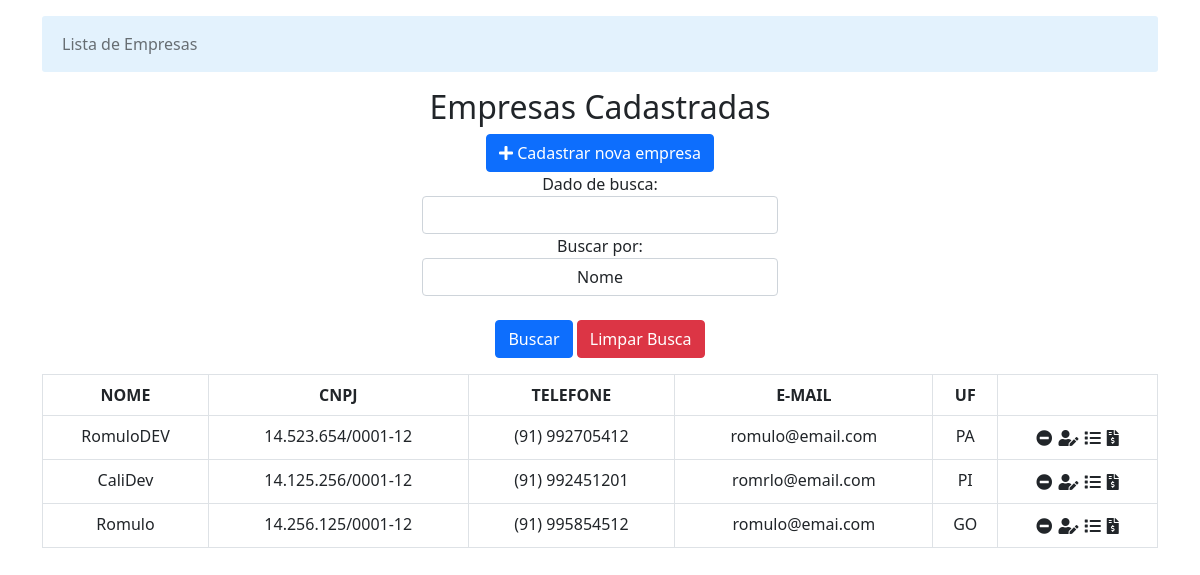
/, run on an earlier commit of the app's database.
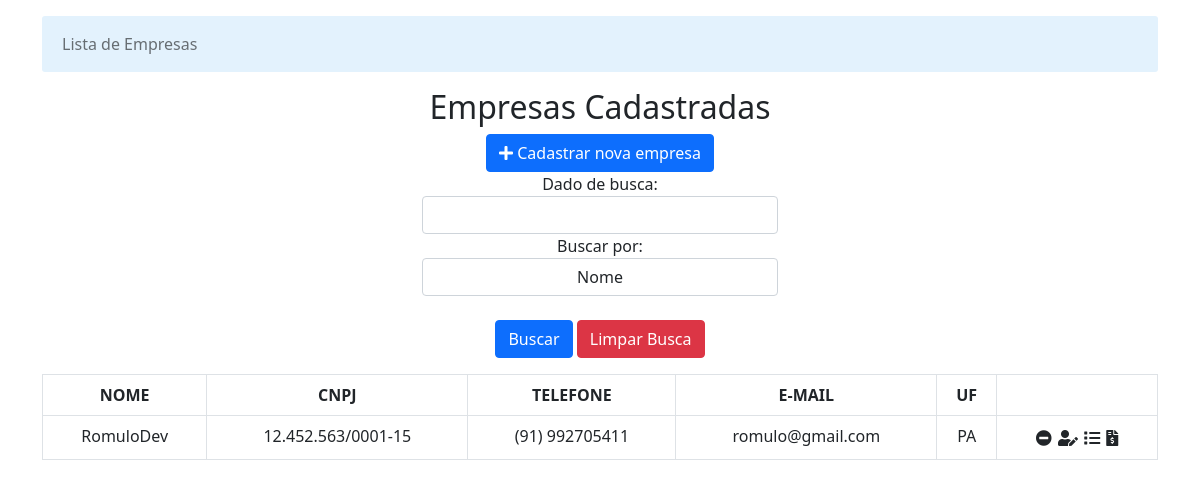
And on a later commit of the database.
### core/models.py (models this page shows, shortened)
class Empresa(models.Model):
    nome = models.CharField(
        max_length=150,
        null=False,
        blank=False
    )
    cnpj = models.CharField(
        max_length=14,
        null=False,
        blank=False
    )
    telefone = models.CharField(
        max_length=11,
        null=False,
        blank=False
    )
    email = models.EmailField(
        null=False,
        blank=False
    )
    uf = models.CharField(
        max_length=2,
        choices=UnidadesFederativas.choices,
        default=UnidadesFederativas.PA,
        null=False,
        blank=False
    )

### core/views.py (the view, shortened to what this page needs)
# urls.py: path('', empresa_index, name='empresa_index'),
def empresa_index(request):
    contexto = {}
    empresa_list = Empresa.objects.values(
        'id',
        'nome',
        'cnpj',
        'telefone',
        'email',
        'uf'
    )
    contexto['empresa_list'] = empresa_list
    return render(
        request,
        'core/empresa/index.html',
        contexto
    )

### core/templatetags/filter.py (called while the page is built)
@register.filter
def mascara_cnpj(cnpj):
    return f'{cnpj[0:2]}.{cnpj[2:5]}.{cnpj[5:8]}/{cnpj[8:12]}-{cnpj[12:14]}'

@register.filter
def mascara_telefone(telefone):
    return f'({telefone[0:2]}) {telefone[2:11]}'

### templates/core/empresa/index.html (shortened to what this page needs)
{% extends 'base.html' %}
{% block content %}
    {% load filter %}
    <header style="padding-bottom: 1rem">
        <div class="row">
            <div class="col text-center">
                <h2>Empresas Cadastradas</h2>
                <a href="{% url 'empresa_create' %}" class="btn btn-primary"> <i class="fas fa-plus"></i> Cadastrar nova
                    empresa</a>
            </div>
        </div>
        <div class="row">
            <div class="col">
            </div>
            <div class="col text-center">
                <form action="" method="POST">
                    <label for="valorID">Dado de busca:</label>
                    <input type="text" name="valor" id="valorID" class="form-control">
                    <label for="parametroID">Buscar por:</label>
                    <select name="parametro" id="parametroID" class="form-control text-center">
                        <option value="nome">Nome</option>
                    </select>
                    <br>
                    <div class="row">
                        <div class="col">
                            <button type="submit" class="btn btn-primary">Buscar</button>
                            <a href="{% url 'empresa_index' %}" class="btn btn-danger">Limpar Busca</a>
                        </div>
                    </div>
                </form>
            </div>
            <div class="col"></div>
        </div>
    </header>
    <main>
        <div class="row">
            <div class="col">
                <table class="table table-bordered text-center">
                    <thead>
                    <th>NOME</th>
                    <th>CNPJ</th>
                    <th>TELEFONE</th>
                    <th>E-MAIL</th>
                    <th>UF</th>
                    <th></th>
                    </thead>
                    <tbody>
                    {% for empresa in empresa_list %}
                        <tr>
                            <td>{{ empresa.nome }}</td>
                            <td>{{ empresa.cnpj|mascara_cnpj }}</td>
                            <td>{{ empresa.telefone|mascara_telefone }}</td>
                            <td>{{ empresa.email }}</td>
                            <td>{{ empresa.uf }}</td>
                            <td>
                                <form action="empresa/delete/{{ empresa.id }}" method="POST" style="display: inline">
                                    <button type="button" class="btn"
                                            style="margin: 0; padding: 0" data-bs-toggle="modal"
                                            data-bs-target="#deleteModal{{ empresa.id }}"
                                            title="Excluir {{ empresa.nome }}">
                                        <i class="fas fa-minus-circle"></i>
                                    </button>
                                </form>
                                <a href="{% url 'empresa_update' empresa.id %}" class="btn"
                                   style="margin: 0; padding: 0" title="Editar {{ empresa.nome }}">
                                    <i class="fas fa-user-edit"></i>
                                </a>
                                <a href="{% url 'servicos_index' empresa.id %}" class="btn"
                                   style="margin: 0; padding: 0" title="Serviços Oferidos por {{ empresa.nome }}">
                                    <i class="fa fa-list"></i>
                                </a>
                                <a href="{% url 'prestacao_index' empresa.id %}" class="btn"
                                   style="margin: 0; padding: 0" title="Serviços prestados por {{ empresa.nome }}">
                                    <i class="fas fa-file-invoice-dollar"></i>
                                </a>
                            </td>
                        </tr>
                    {% endfor %}
                    </tbody>
                </table>
            </div>
        </div>
    </main> {% endblock %}

### templates/base.html (shortened to what this page needs)
{% load static %}
<!DOCTYPE html>
<html lang="pt-br">
<head>
    <link href="https://cdn.jsdelivr.net/npm/bootstrap@5.0.2/dist/css/bootstrap.min.css" rel="stylesheet"
>
    <link rel="stylesheet" href="https://use.fontawesome.com/releases/v5.15.3/css/all.css"
>
</head>
<body class="container">
    <nav class="navbar navbar-expand navbar-light"
        style="margin: 1rem 0; background-color: #e3f2fd; border-radius: 3px;">
        <div class="container-fluid text-center">
            <div class="collapse navbar-collapse" id="navbarNavAltMarkup">
                <div class="navbar-nav">
                    <a href="{% url 'empresa_index' %}" class="nav-link">Lista de Empresas</a>
                </div>
            </div>
        </div>
    </nav> {% block content %} {% endblock %}
</body>
</html>

What changed in the data, as far as the page shows it:
removed Empresa: nome "CaliDev", cnpj|mascara_cnpj "14.125.256/0001-12", telefone|mascara_telefone "(91) 992451201", email "romrlo@email.com", uf "PI"
removed Empresa: nome "Romulo", cnpj|mascara_cnpj "14.256.125/0001-12", telefone|mascara_telefone "(91) 995854512", email "romulo@emai.com", uf "GO"
changed Empresa "PA": nome "RomuloDEV" → "RomuloDev"; cnpj|mascara_cnpj "14.523.654/0001-12" → "12.452.563/0001-15"; telefone|mascara_telefone "(91) 992705412" → "(91) 992705411"; email "romulo@email.com" → "romulo@gmail.com"
